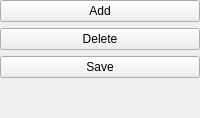
             <widget class="QWidget" name="widYoutube1" native="true">
              <layout class="QVBoxLayout" name="vLayoutYotube4" stretch="1,1,1,100">
               <property name="leftMargin">
                <number>0</number>
               </property>
               <property name="topMargin">
                <number>0</number>
               </property>
               <property name="rightMargin">
                <number>0</number>
               </property>
               <property name="bottomMargin">
                <number>0</number>
               </property>
               <item>
                <widget class="QPushButton" name="btnYoutubeAdd">
                 <property name="text">
                  <string>Add</string>
                 </property>
                </widget>
               </item>
               <item>
                <widget class="QPushButton" name="btnYoutubeDelete">
                 <property name="text">
                  <string>Delete</string>
                 </property>
                </widget>
               </item>
               <item>
                <widget class="QPushButton" name="btnYoutubeSave">
                 <property name="text">
                  <string>Save</string>
                 </property>
                </widget>
               </item>
               <item>
                <spacer name="vSpacerYoutube1">
                 <property name="orientation">
                  <enum>Qt::Vertical</enum>
                 </property>
                 <property name="sizeHint" stdset="0">
                  <size>
                   <width>20</width>
                   <height>40</height>
                  </size>
                 </property>
                </spacer>
               </item>
              </layout>
             </widget>
